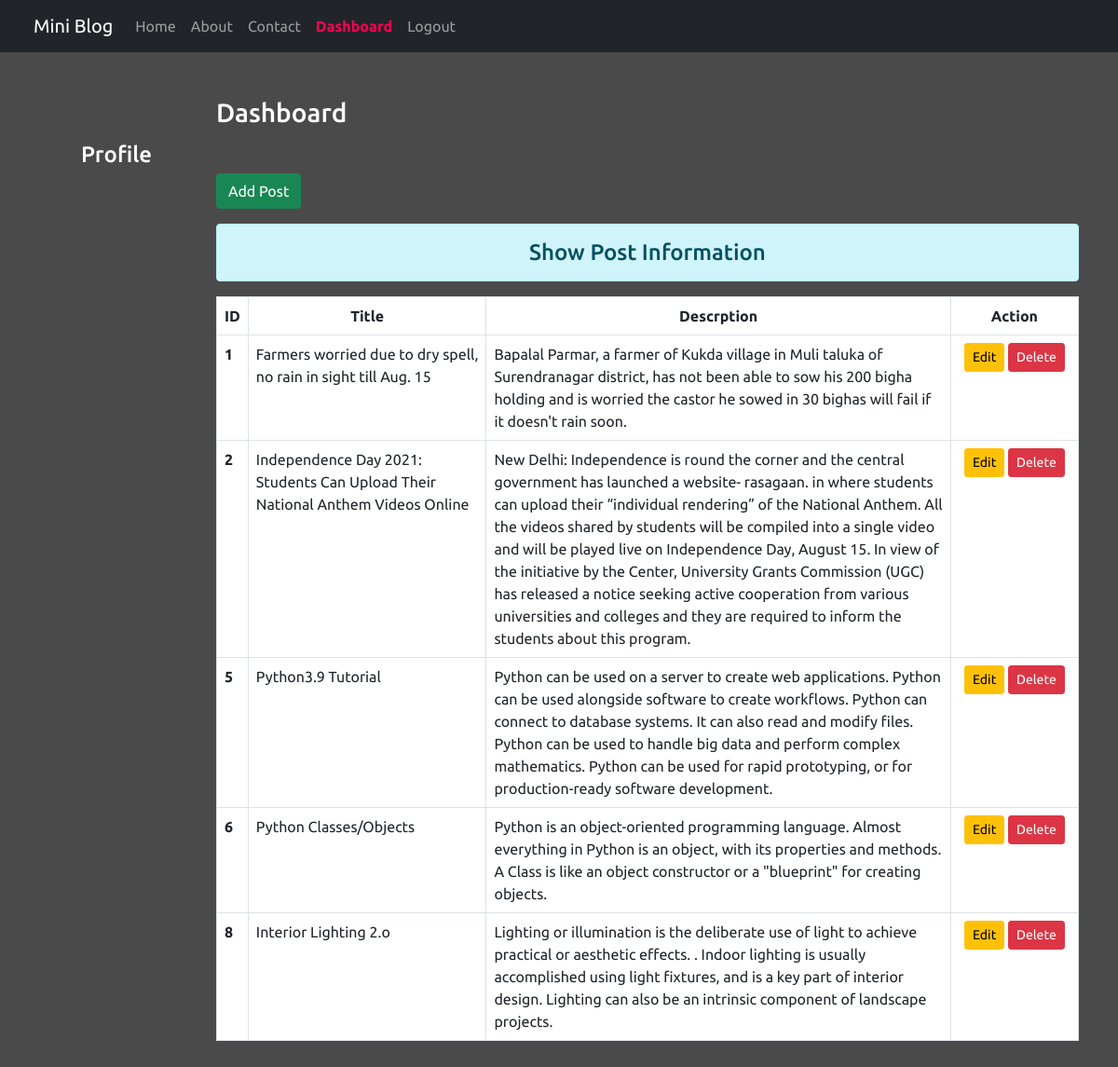
The page /dashboard/ (signed in) on the database its author committed.
### blog/models.py (models this page shows)
class Post(models.Model):
	title = models.CharField(max_length=150)
	desc = models.TextField()

### blog/views.py (the view)
# urls.py: path('dashboard/', views.dashboard,name="dashboard"),
def dashboard(request):
	if request.user.is_authenticated:
		posts = Post.objects.all()
		user = request.user
		full_name = user.get_full_name()
		grps = user.groups.all()
		return render(request,"blog/dashboard.html",{'posts':posts,'dashboard_active':'active','full_name':full_name,'group':grps})
	else:
		return HttpResponseRedirect('/login/')

### blog/templates/blog/dashboard.html (shortened to what this page needs)
{% extends 'blog/base.html' %}
{% load static %}
{% block side %}
	<div class="col-sm-2 text-white my-5 text-center">
		<h4 class="my-5">Profile</h4>
	</div>
{% endblock side %}
{% block content %}
	<div class="col-sm-10 col-md-10">
		<h3 class="text-white my-5">Dashboard</h3>
		<a href="{% url 'addpost' %}" class="btn btn-success">Add Post</a>
		<h4 class="text-center alert alert-info mt-3">Show Post Information</h4>
		{% if posts %}
	    	<table class="table table-hover bg-white mb-5 table-bordered table-responsive-sm">
	    		<thead>
	    			<tr class="text-center">
	    				<th scope="col" style="width:2%">ID</th>
	    				<th scope="col" style="width:28%">Title</th>
	    				<th scope="col" style="width:55%">Descrption</th>
	    				<th scope="col" style="width:15%" colspan="2">Action</th>
	    			</tr>
	    		</thead>
	    		<tbody>
	    			{% for post in posts %}
	    				<tr>
	    					<th scope="row">{{post.id}}</th>
	    					<td>{{post.title}}</td>
	    					<td>{{post.desc}}</</td>
	    					<td class="text-center">
	    						<a href="{% url 'updatepost' post.id %}" class="btn btn-warning btn-sm">Edit</a>
	    						{% if perms.blog.delete_post %}
	    						    <a href="{% url 'deletepost' post.id %}" class="btn btn-danger btn-sm">Delete</a>
	    						{% endif %}
	    					</td>
	    				</tr>
	    			{% endfor %}
	    		</tbody>
	    	</table>
	    {% else %}
	        <h4 class="text-center alert alert-warning mt-3">No Records Founds</h4>
		{% endif %}
	</div>
{% endblock content %}

### blog/templates/blog/base.html (shortened to what this page needs)
<!DOCTYPE html>
{% load static %}
<html lang="en">
	<head>
		<link rel="stylesheet" href="{% static 'blog/css/bootstrap.css' %}">
		<link rel="stylesheet" href="{% static 'blog/css/style.css' %}">
	</head>
	<body>
		<div class="container-fluid bg-dark">
			{% include 'blog/navbar.html' %}
		</div>
		<div class="container">
			<div class="row">
				{% block side %}
				{% endblock side %}
				{% block content %}
				{% endblock content %}
			</div>
		</div>
	</body>
</html>

### blog/templates/blog/navbar.html (shortened to what this page needs)
<nav class="navbar navbar-expand-lg navbar-dark bg-dark px-4">
  <a class="navbar-brand" href="{% url 'home' %}">Mini Blog</a>
  <div class="collapse navbar-collapse" id="navbarNav">
    <ul class="navbar-nav">
      <li class="nav-item active">
        <a class="nav-link {{home_active}}" href="{% url 'home' %}">Home </a>
      </li>
      <li class="nav-item">
        <a class="nav-link {{about_active}}" href="{% url 'about' %}">About</a>
      </li>
      <li class="nav-item">
        <a class="nav-link {{contact_active}}" href="{% url 'contact' %}">Contact</a>
      </li>
      {% if request.user.is_authenticated %}
        <li class="nav-item">
          <a class="nav-link {{dashboard_active}}" href="{% url 'dashboard' %}">Dashboard</a>
        </li>
        <li class="nav-item">
          <a class="nav-link" href="{% url 'logout' %}">Logout</a>
        </li>
      {% endif %}
    </ul>
  </div>
</nav>

### blog/static/blog/css/style.css (style rules this page uses)
body { background-color: rgb(75,74,74); color: antiquewhite; font-family: 'Ubuntu', sans-serif; }
a.nav-link.active { color: #FF0051!important; font-weight: bold; }

### rows shown on the page
Post: id "1", title "Farmers worried due to dry spell, no rain in sight till Aug. 15", desc "Bapalal Parmar, a farmer of Kukda village in Muli taluka of Surendranagar district, has not been able to sow his 200 bigha holding and is worried the castor he sowed in 30 bighas will fail if it doesn't rain soon."
Post: id "2", title "Independence Day 2021: Students Can Upload Their National Anthem Videos Online", desc "New Delhi: Independence is round the corner and the central government has launched a website- rasagaan. in where students can upload their “individual rendering” of the National Anthem. All the videos shared by students will be compiled into a single video and will be played live on Independence Day, August 15. In view of the initiative by the Center, University Grants Commission (UGC) has released a notice seeking active cooperation from various universities and colleges and they are required to inform the students about this program."
Post: id "5", title "Python3.9 Tutorial", desc "Python can be used on a server to create web applications. Python can be used alongside software to create workflows. Python can connect to database systems. It can also read and modify files. Python can be used to handle big data and perform complex mathematics. Python can be used for rapid prototyping, or for production-ready software development."
Post: id "6", title "Python Classes/Objects", desc "Python is an object-oriented programming language. Almost everything in Python is an object, with its properties and methods. A Class is like an object constructor or a \"blueprint\" for creating objects."
Post: id "8", title "Interior Lighting 2.o", desc "Lighting or illumination is the deliberate use of light to achieve practical or aesthetic effects. . Indoor lighting is usually accomplished using light fixtures, and is a key part of interior design. Lighting can also be an intrinsic component of landscape projects."
